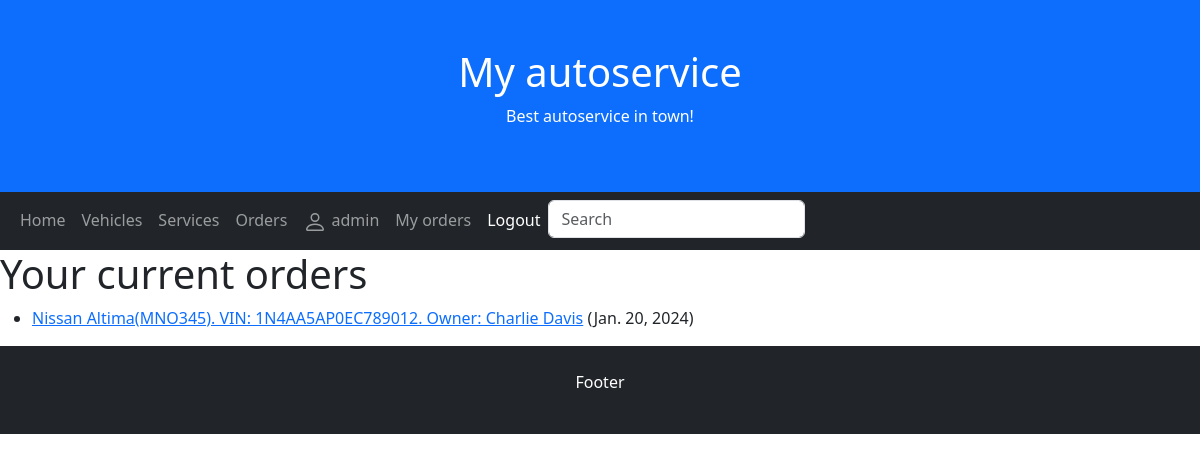
Page /autoservice/myorders (signed in) on the earlier database version.
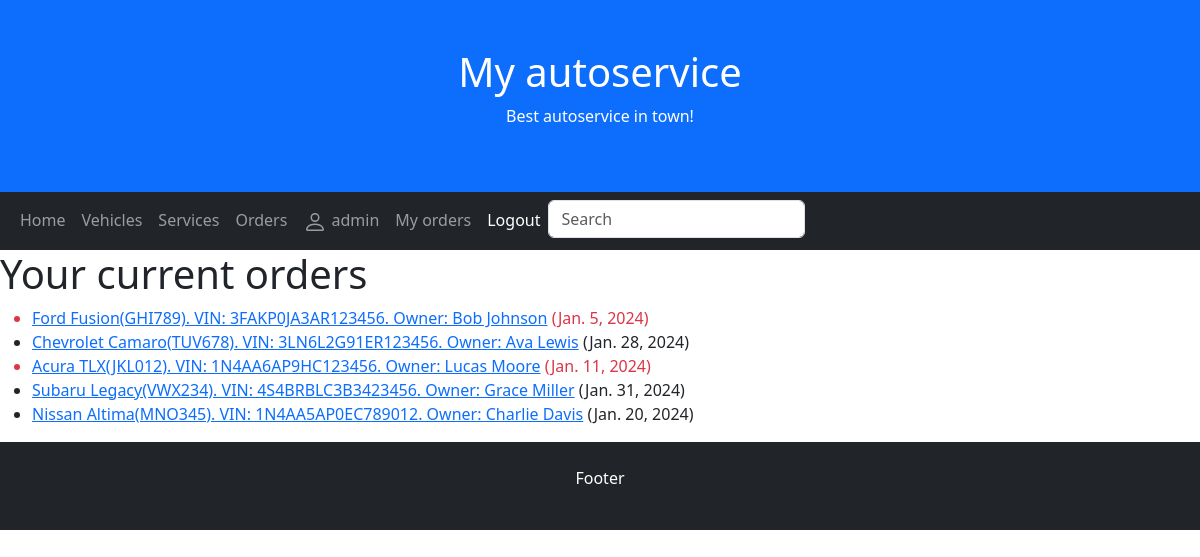
Same page on the later database version.
### autoservice/models.py (models this page shows, shortened)
class Order(models.Model):
    date = models.DateField(verbose_name='Date', auto_now=True, null=True, blank=True)
    vehicle = models.ForeignKey(to='Vehicle', on_delete=models.CASCADE)
    total = models.FloatField(verbose_name='Total', null=True, blank=True)
    client = models.ForeignKey(User, on_delete=models.SET_NULL, blank=True, null=True)
    return_due = models.DateField(verbose_name="Return due", null=True, blank=True)
    ORDER_STATUS = (
        ('r', 'Received'),
        ('c', 'Confirmed'),
        ('ip', 'In-progress'),
        ('co', 'Complete'),
    )
    order_status = models.CharField(max_length=2, choices=ORDER_STATUS, blank=True, default='r', help_text='Order status')
    class Meta:
        verbose_name = 'Order'
        verbose_name_plural = 'Orders'
    def is_overdue(self):
        if self.return_due and date.today() > self.return_due:
            return True
        return False

class Vehicle(models.Model):
    model = models.ForeignKey(to='Model', on_delete=models.CASCADE)
    plate = models.CharField(verbose_name='Plate number', max_length=50, null=True, blank=True)
    vin = models.CharField(verbose_name='VIN number', max_length=50, null=True, blank=True)
    client = models.CharField(verbose_name='Client', max_length=50, null=True, blank=True)
    cover = models.ImageField('Cover', upload_to='covers', null=True, blank=True)
    def __str__(self):
        return f"{self.model}({self.plate}). VIN: {self.vin}. Owner: {self.client}"
    class Meta:
        verbose_name = 'Vehicle'
        verbose_name_plural = 'Vehicles'

class Model(models.Model):
    make = models.CharField(verbose_name='Make', max_length=50, null=True, blank=True)
    model = models.CharField(verbose_name='Model', max_length=50, null=True, blank=True)
    desc = HTMLField(null=True, blank=True)
    def __str__(self):
        return f"{self.make} {self.model}"
    class Meta:
        verbose_name = 'Model'
        verbose_name_plural = 'Models'

### autoservice/views.py (the view)
# urls.py: path('myorders', views.VehiclesByClientListView.as_view(), name='my_orders'),
class VehiclesByClientListView(LoginRequiredMixin, generic.ListView):
    model = Order
    template_name = 'my_orders.html'
    paginate_by = 10
    def get_queryset(self):
        return Order.objects.filter(client=self.request.user)

### autoservice/templates/my_orders.html
{% extends "base.html" %}
{% block "content" %}
    <h1>Your current orders</h1>
    {% if order_list %}
    <ul>
      {% for order in order_list %}
      <li class="{% if order.is_overdue %}text-danger{% endif %}">
        <a href="{% url 'order_detail' order.pk %}">{{order.vehicle}}</a> ({{ order.return_due }})
      </li>
      {% endfor %}
    </ul>
    {% else %}
      <p>You currently have no orders.</p>
    {% endif %}
{% endblock %}

Differences in the rows shown:
now on this page (row edited): Order: vehicle "Ford Fusion(GHI789). VIN: 3FAKP0JA3AR123456. Owner: Bob Johnson", return_due "Jan. 5, 2024"
now on this page (row edited): Order: vehicle "Chevrolet Camaro(TUV678). VIN: 3LN6L2G91ER123456. Owner: Ava Lewis", return_due "Jan. 28, 2024"
now on this page (row edited): Order: vehicle "Acura TLX(JKL012). VIN: 1N4AA6AP9HC123456. Owner: Lucas Moore", return_due "Jan. 11, 2024"
now on this page (row edited): Order: vehicle "Subaru Legacy(VWX234). VIN: 4S4BRBLC3B3423456. Owner: Grace Miller", return_due "Jan. 31, 2024"
